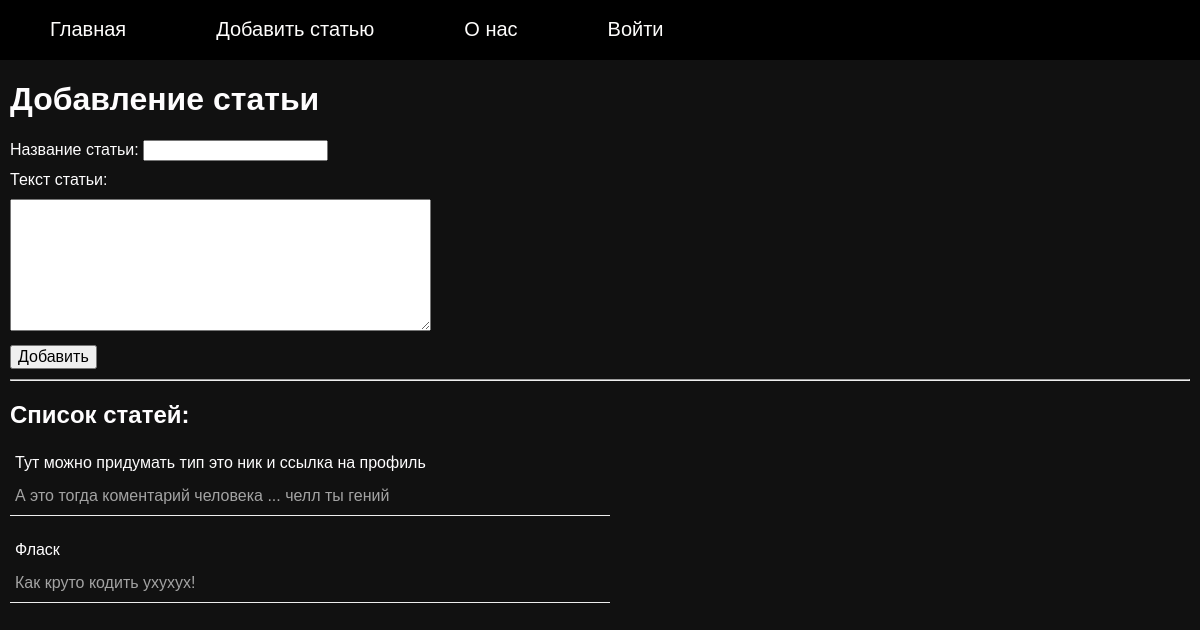
Page /add_post on the committed database.
### tables this page shows
CREATE TABLE mainmenu (
id integer PRIMARY KEY AUTOINCREMENT,
title text NOT NULL,
url text NOT NULL
);

CREATE TABLE posts (
id integer PRIMARY KEY AUTOINCREMENT,
title text NOT NULL,
text text NOT NULL,
time integer NOT NULL
);

### flsite.py (the view, shortened to what this page needs)
@app.route("/add_post", methods=["POST", "GET"])
def addPost():
    return render_template('add_post.html', menu=dbase.getMenu(), posts=dbase.getPostsAnonce(), title="Добавление статьи")

### FDataBase.py (called while the page is built)
    def getMenu(self):
        sql = '''SELECT * FROM mainmenu'''
        try:
            self.__cur.execute(sql)
            res = self.__cur.fetchall()
            if res: return res
        except:
            print("Ошибка чтения из БД")
        return []

    def getPostsAnonce(self):
        try:
            self.__cur.execute(f"SELECT id, title, text FROM posts ORDER BY time DESC")
            res = self.__cur.fetchall()
            if res: return res
        except sqlite3.Error as e:
            print("Ошибка получения статьи из БД " + str(e))
        return []

### flsite.py (called while the page is built)
def connect_db():
    conn = sqlite3.connect(app.config['DATABASE'])
    conn.row_factory = sqlite3.Row
    return conn

def get_db():
    if not hasattr(g, 'link_db'):
        g.link_db = connect_db()
    return g.link_db

@app.before_request
def before_request():
    global dbase
    db = get_db()
    dbase = FDataBase(db)

### templates/add_post.html (shortened to what this page needs)
{% extends 'base.html' %}
{% block content %}
{{ super() }}
<form action="{{url_for('addPost')}}" method="post" class="form-contact">
<p><label>Название статьи: </label> <input type="text" name="name" value="" required />
<p><label>Текст статьи: </label>
<p><textarea name="post" rows=7 cols=40></textarea>
<p><input type="submit" value="Добавить" />
</form>
<hr>
<h2>Список статей: </h2>
<ul class="list-posts">
{% for p in posts %}
<li>
<p class="title"><a href="{{url_for('showPost', id_post=p.id)}}">{{p.title}}</a></p>
<p class="annonce">{{p.text[:50]}}</p>
</li>
{% endfor %}
</ul>
{% endblock %}

### templates/base.html (shortened to what this page needs)
<!DOCTYPE html>
<html lang="en">
<head>
<link type="text/css" href="{{url_for('static', filename='css/styles.css')}}" rel="stylesheet">
</head>
<body>
{% block content -%}
    {%- block mainmenu -%}
<ul class="mainmenu">
{% for p in menu %}
<li><a href="{{p.url}}">{{p.title}}</a></li>
{% endfor %}
</ul>
    {% endblock mainmenu -%}
<div class="content">
    {% if title -%}
<h1>{{title}}</h1>
    {% else -%}
<h1>Название заголовка</h1>
    {% endif -%}
{% endblock -%}
</div>
</body>
</html>

### static/css/styles.css (style rules this page uses)
html, body { font-family: 'Arial'; margin: 0; padding: 0; height: 100%; width: 100%; background: #111111; color: #fefdfe; }
a { color: red; text-decoration: none; }
ul.mainmenu { list-style: none; background: #000; height: 60px; margin: 0; padding: 0; color: #fefdfc; font-size: 20px; overflow: hidden; }
ul.mainmenu li { float: left; margin: 18px 40px 0 50px; }
ul.mainmenu li a { color: #fefdfc; text-decoration: none; }
div.content { margin: 10px; }
.form-contact label { display: inline-block; min-width: 80px; }
.form-contact p { margin: 10px 0 10px 0; }
.form-contact input[type=submit], textarea { font-size: 16px; }
ul.list-posts { list-style: none; margin: 0; padding: 0; max-width: 600px; }
ul.list-posts li { margin: 20px 0 0 0; border-bottom: 1px solid #eee; }
ul.list-posts a { color: #fefdfe; }
ul.list-posts .title { margin: 0; padding: 5px; }
ul.list-posts .annonce { margin: 0; padding: 10px 5px 10px 5px; color: #a3a3a3; }

### rows in the picture
mainmenu: title "Главная"
mainmenu: title "Добавить статью"
mainmenu: title "О нас"
mainmenu: title "Войти"
posts: title "Тут можно придумать тип это ник и ссылка на профиль", text "А это тогда коментарий человека ... челл ты гений"
posts: title "Фласк", text "Как круто кодить ухухух!"

### other values in the picture
{{ title }} "Добавление статьи"
